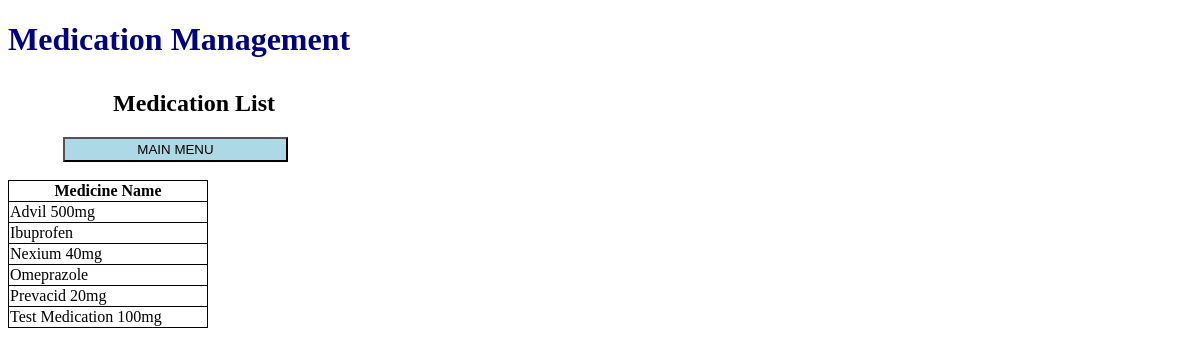
Page /view_meds.html on the committed database.
### tables this page shows
CREATE TABLE "available_medicines" (
	`medicine_name`	TEXT NOT NULL,
	PRIMARY KEY(`medicine_name`)
);

### api.py (the view)
@app.route('/view_meds.html', methods=['GET'])
def get_meds():
    conn = db_connect.connect()
    query = conn.execute("select * from available_medicines order by medicine_name")
    data = [i for i in query.cursor.fetchall()]
    return render_template('view_meds.html', medicines=json.loads(json.dumps(data)))

### templates/view_meds.html (shortened to what this page needs)
<!DOCTYPE html>
<html lang="en">
<head>
  <link rel="stylesheet" href="../static/styles.css">
</head>
<body>
  <h1 id="title"> Medication Management </h1>
  <h2 id="heading">Medication List</h3>
  <a href="/"><button type="button">MAIN MENU</button></a><br><br>
  <table style="width:200px">
    <tr>
      <th>Medicine Name</th>
    </tr>
  {% for medicine in medicines %}
    <tr>
      <td>{{medicine[0]}}</td>
    <tr>
  {% endfor %}
</body>
</html>

### static/styles.css (style rules this page uses)
button { margin-left: 55px; height:25px; width:225px; background-color: lightblue; }
#title { color: navy; padding-bottom: 10px; }
#heading { margin-left: 105px; }
table, th, td { border-collapse: collapse; border: 0.5px solid black; }
th { padding: 1px; text-align: center; }
td { padding: 1px; text-align: left; }

### rows in the picture
available_medicines: medicine_name "Advil 500mg"
available_medicines: medicine_name "Ibuprofen"
available_medicines: medicine_name "Nexium 40mg"
available_medicines: medicine_name "Omeprazole"
available_medicines: medicine_name "Prevacid 20mg"
available_medicines: medicine_name "Test Medication 100mg"
